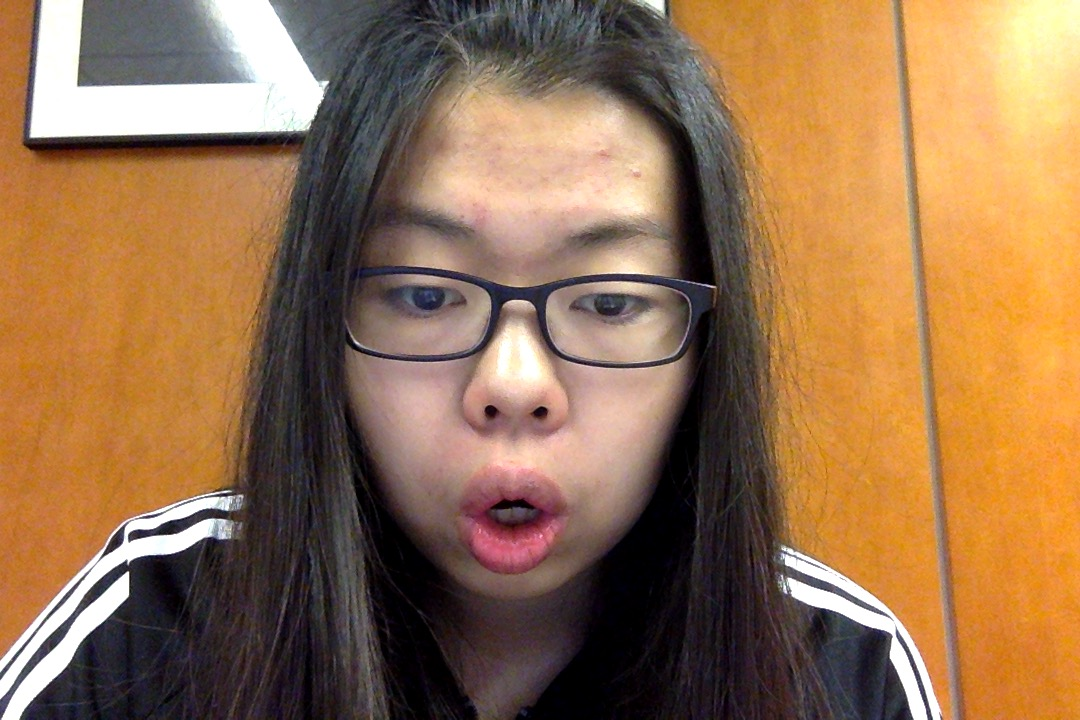
%> input picture lip test set/testcam1.jpg, 1080 x 720 px
$ octave --eval "result = detectFace('lip test set/testcam1.jpg');"   (GNU Octave 9; MATLAB toolbox functions it lacks are replaced by stand-ins)
%> lines starting %> are read from the running program, lines starting %| are printed output that depends on the picture
function [face, palm] = detectFace( input_img )
%> called with input_img = 'lip test set/testcam1.jpg'
%To detect Face
FDetect = vision.CascadeObjectDetector;

%Read the input image
I = imread(input_img);
%> I is the input picture: size 720x1080x3 uint8; mean R, G, B 149.9, 113.3, 79.7

%Returns Bounding Box values based on number of objects
BB = step(FDetect,I);
%> BB = [302 130 436 436]

%face part(s) in the input img
faceSet = cell(size(BB,1));
%> faceSet = {[]}

figure,
imshow(I); hold on

for i = 1:size(BB,1)
    rectangle('Position',BB(i,:),'LineWidth',5,'LineStyle','-','EdgeColor','r');
    up_left_c = BB(i,1); col_span = BB(i,3);
    up_left_r = BB(i,2); row_span = BB(i,4);
    facePic = I(up_left_r:up_left_r+row_span-1,up_left_c:up_left_c+col_span-1,:);
    if i==size(BB,1)
        face_right_edge = up_left_c+col_span-1;
        face_left_edge = up_left_c;
        if(face_left_edge>size(I,2)-face_right_edge)
            palm = I(:,1:face_left_edge,:);
        else
            palm = I(:,face_right_edge:size(I,2),:);
        end
    end
    faceSet{i} = facePic;
end
%> this loop made 1 pass
%> (up_left_c, col_span, up_left_r, row_span, face_right_edge, face_left_edge) on pass 1: (302, 436, 130, 436, 737, 302)
%> pass 1, in detectFace, `facePic = I(up_left_r:up_left_r+row_span-1,up_left_c:up_left_c+col_spa..`:
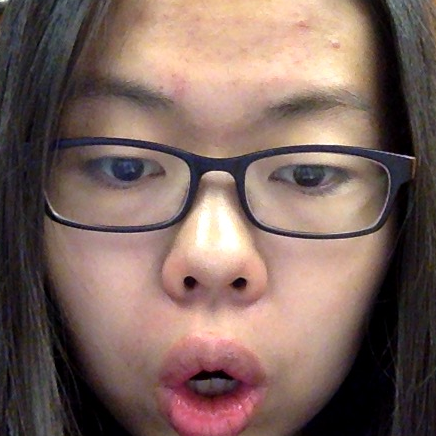
%> facePic: size 436x436x3 uint8; mean R, G, B 125.3, 101.6, 94.5
%> pass 1, in detectFace, `palm = I(:,face_right_edge:size(I,2),:);`:
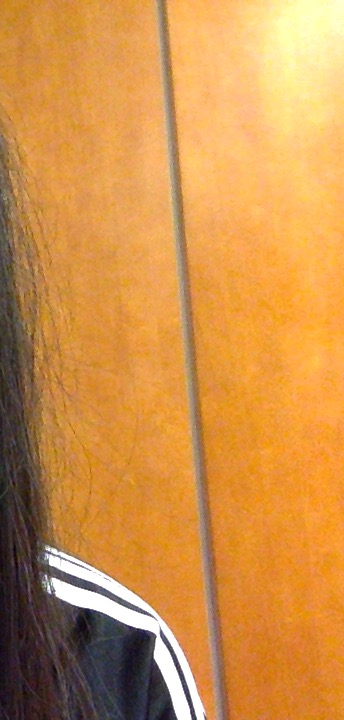
%> palm: size 720x344x3 uint8; mean R, G, B 207.3, 145.9, 74.8
%> after the loop, faceSet = 1 item
%> `result = detectFace('lip test set/testcam1.jpg');`:
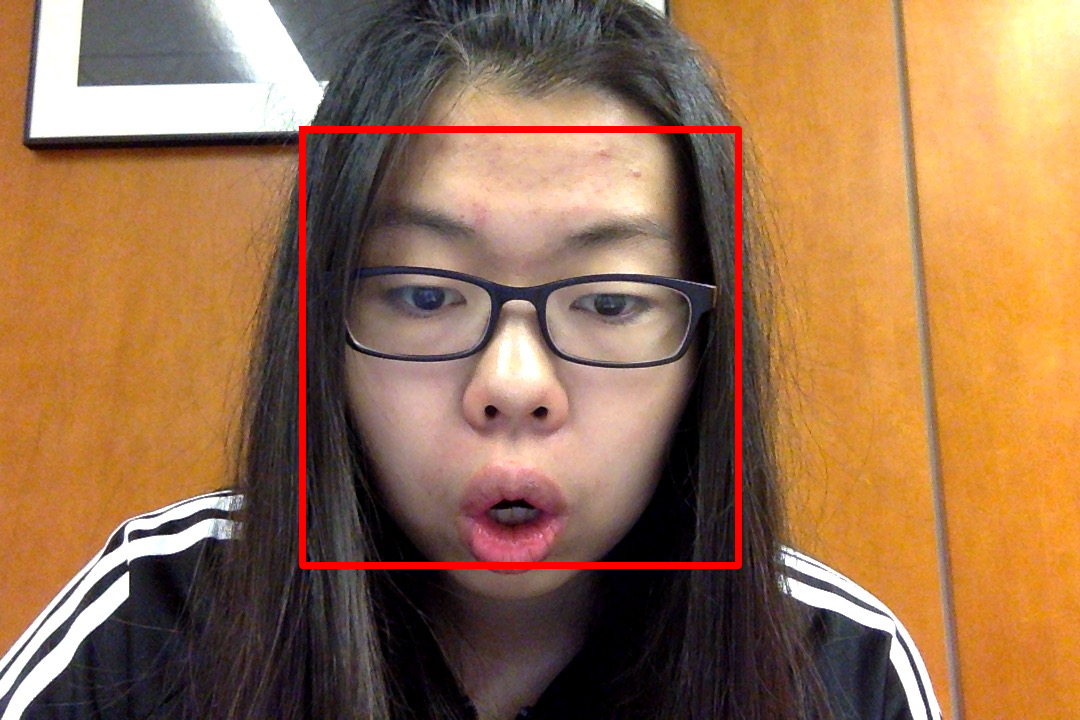
%> figure redrawn from the program's plot data; its title reads 'Face Detection'
face = faceSet{size(faceSet)};
title('Face Detection');
hold off;
end

$ run again, on lip test set/testcam10.jpg
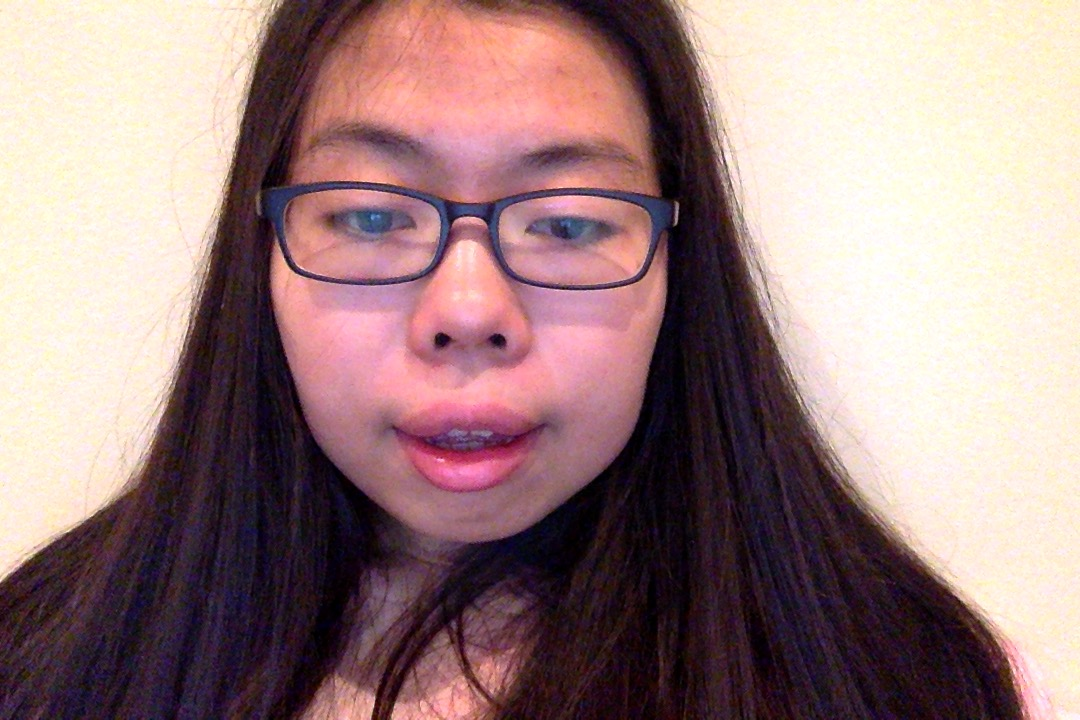
%> input picture lip test set/testcam10.jpg, 1080 x 720 px
%> in detectFace, I is the input picture: size 720x1080x3 uint8; mean R, G, B 157.5, 130.3, 129.6
%> BB = [230 35 492 492]
%> in detectFace, `faceSet = cell(size(BB,1));`: faceSet = {[]}
%> the loop in detectFace, `for i = 1:size(BB,1)` made 1 pass
%> (up_left_c, col_span, up_left_r, row_span, face_right_edge, face_left_edge) on pass 1: (230, 492, 35, 492, 721, 230)
%> pass 1, in detectFace, `palm = I(:,face_right_edge:size(I,2),:);`:
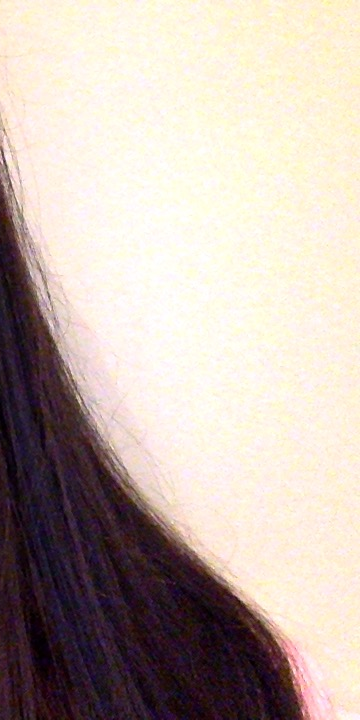
%> palm: size 720x360x3 uint8; mean R, G, B 193.8, 180.7, 172.3
%> after the loop in detectFace, `for i = 1:size(BB,1)`: faceSet = 1 item
%> `result = detectFace('lip test set/testcam1.jpg');`:
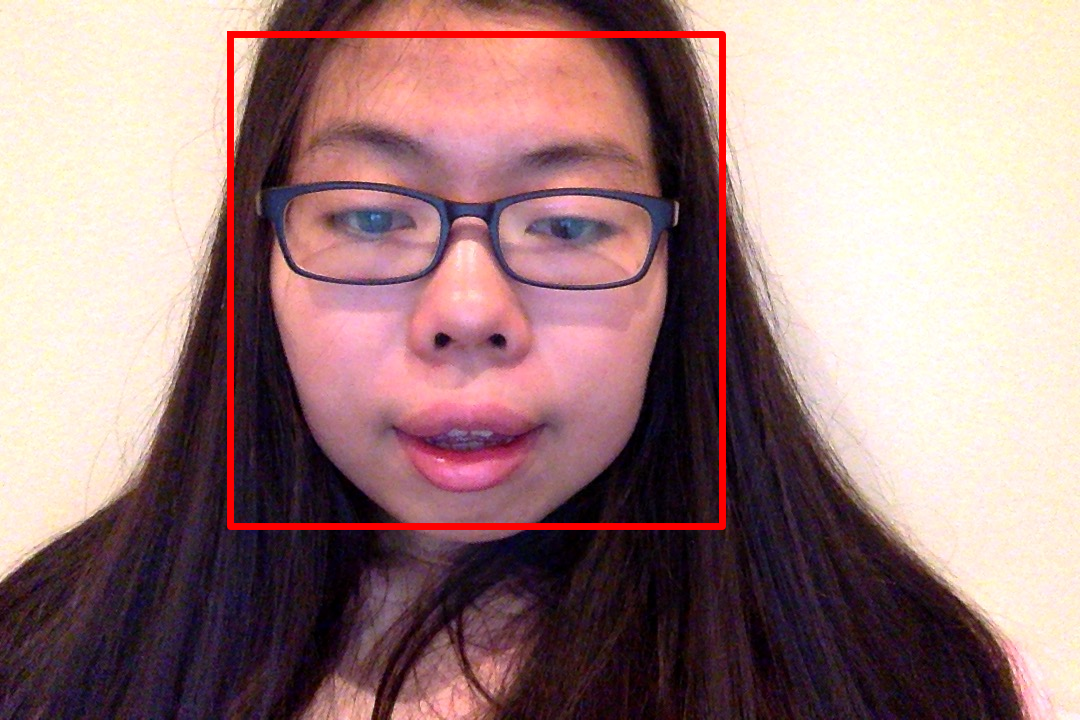
%> figure redrawn from the program's plot data; its title reads 'Face Detection'

$ run again, on lip test set/testcam2.jpg
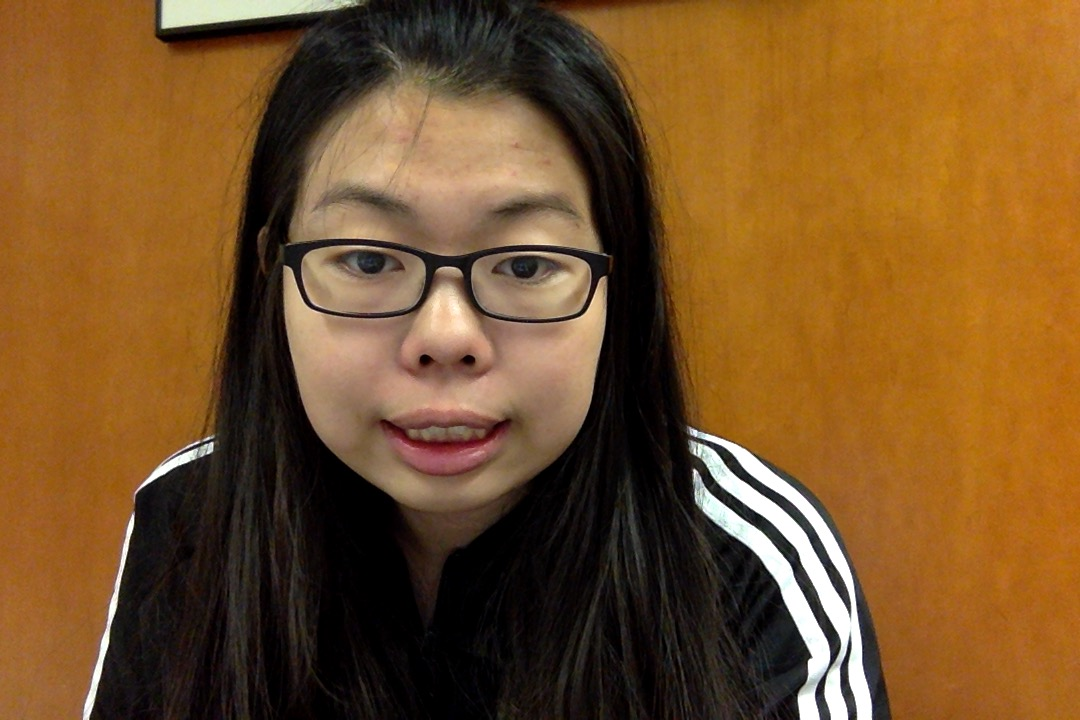
%> input picture lip test set/testcam2.jpg, 1080 x 720 px
%> in detectFace, I is the input picture: size 720x1080x3 uint8; mean R, G, B 119.2, 81.6, 39.2
%> BB = [232 97 433 433]
%> in detectFace, `faceSet = cell(size(BB,1));`: faceSet = {[]}
%> the loop in detectFace, `for i = 1:size(BB,1)` made 1 pass
%> (up_left_c, col_span, up_left_r, row_span, face_right_edge, face_left_edge) on pass 1: (232, 433, 97, 433, 664, 232)
%> pass 1, in detectFace, `palm = I(:,face_right_edge:size(I,2),:);`:
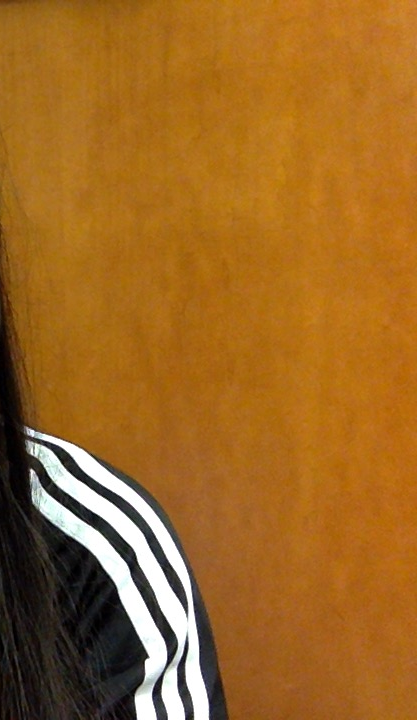
%> palm: size 720x417x3 uint8; mean R, G, B 157.3, 103.3, 36.3
%> after the loop in detectFace, `for i = 1:size(BB,1)`: faceSet = 1 item
%> `result = detectFace('lip test set/testcam1.jpg');`:
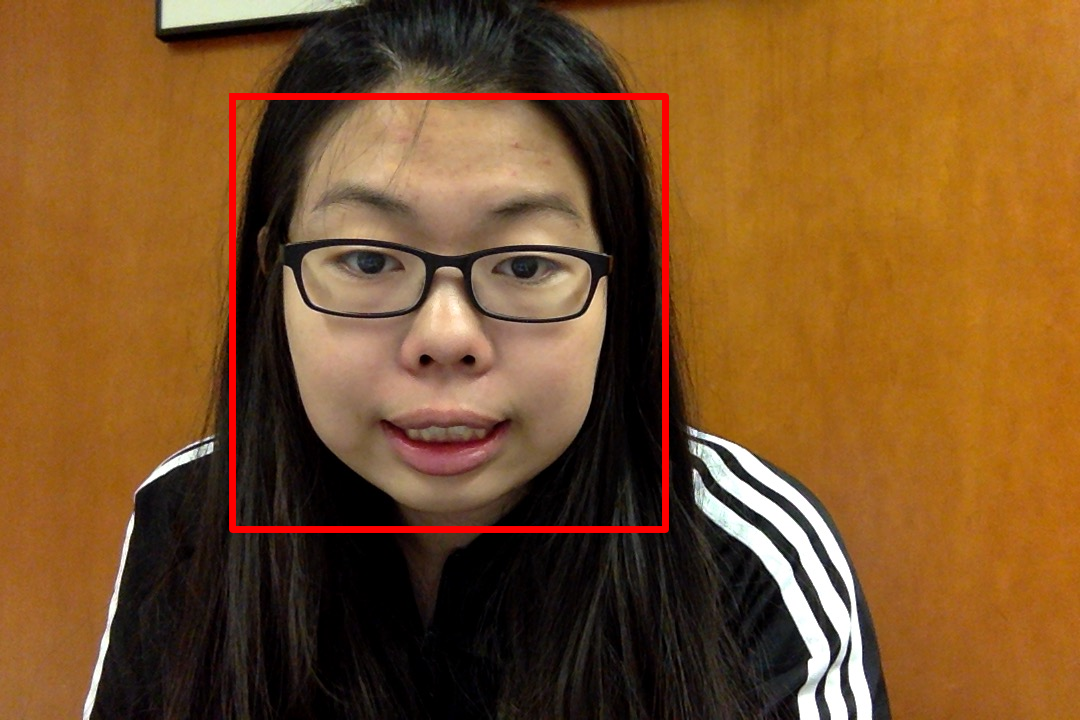
%> figure redrawn from the program's plot data; its title reads 'Face Detection'
